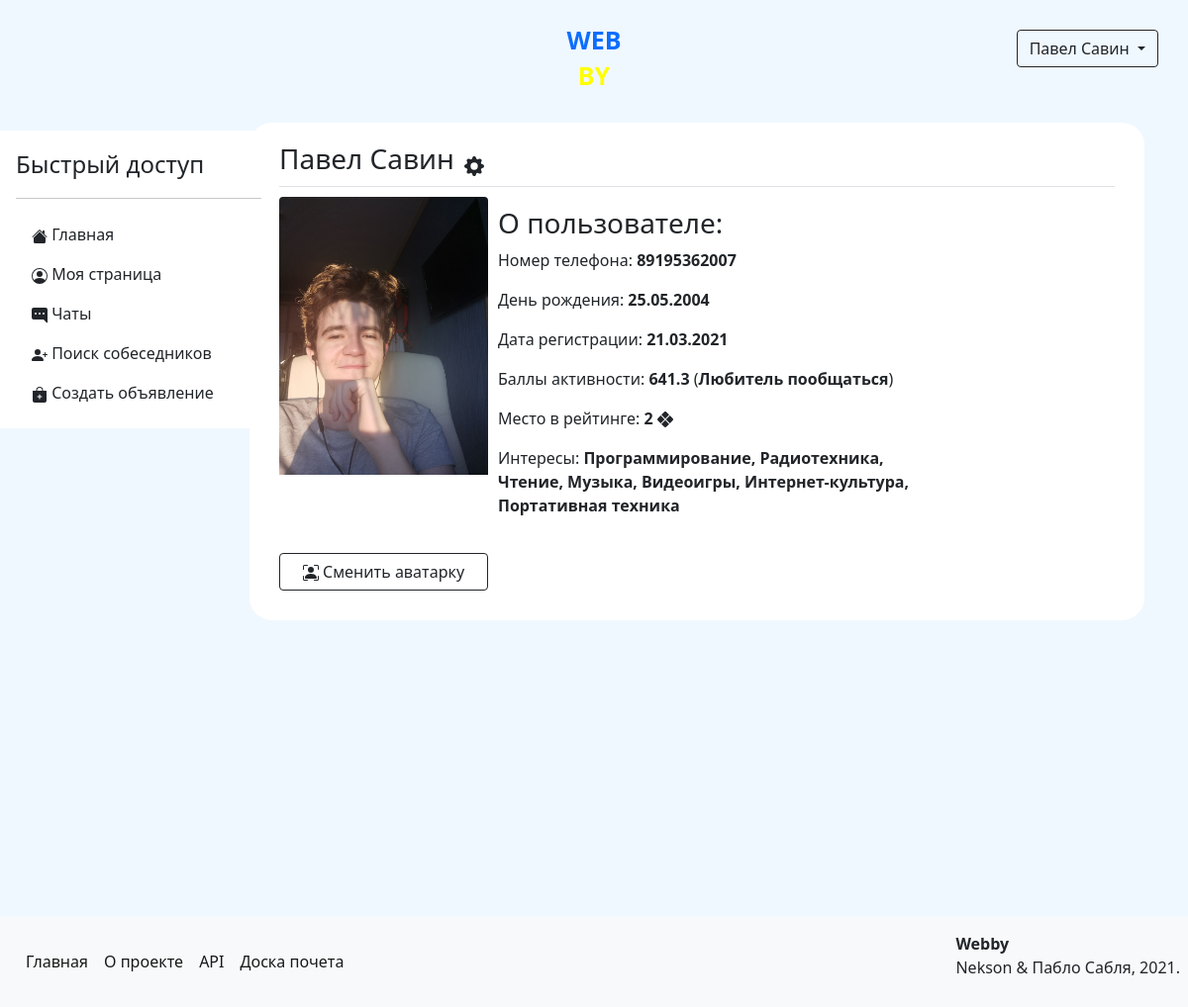
The page /profile/3 (signed in) on the database as committed earlier.
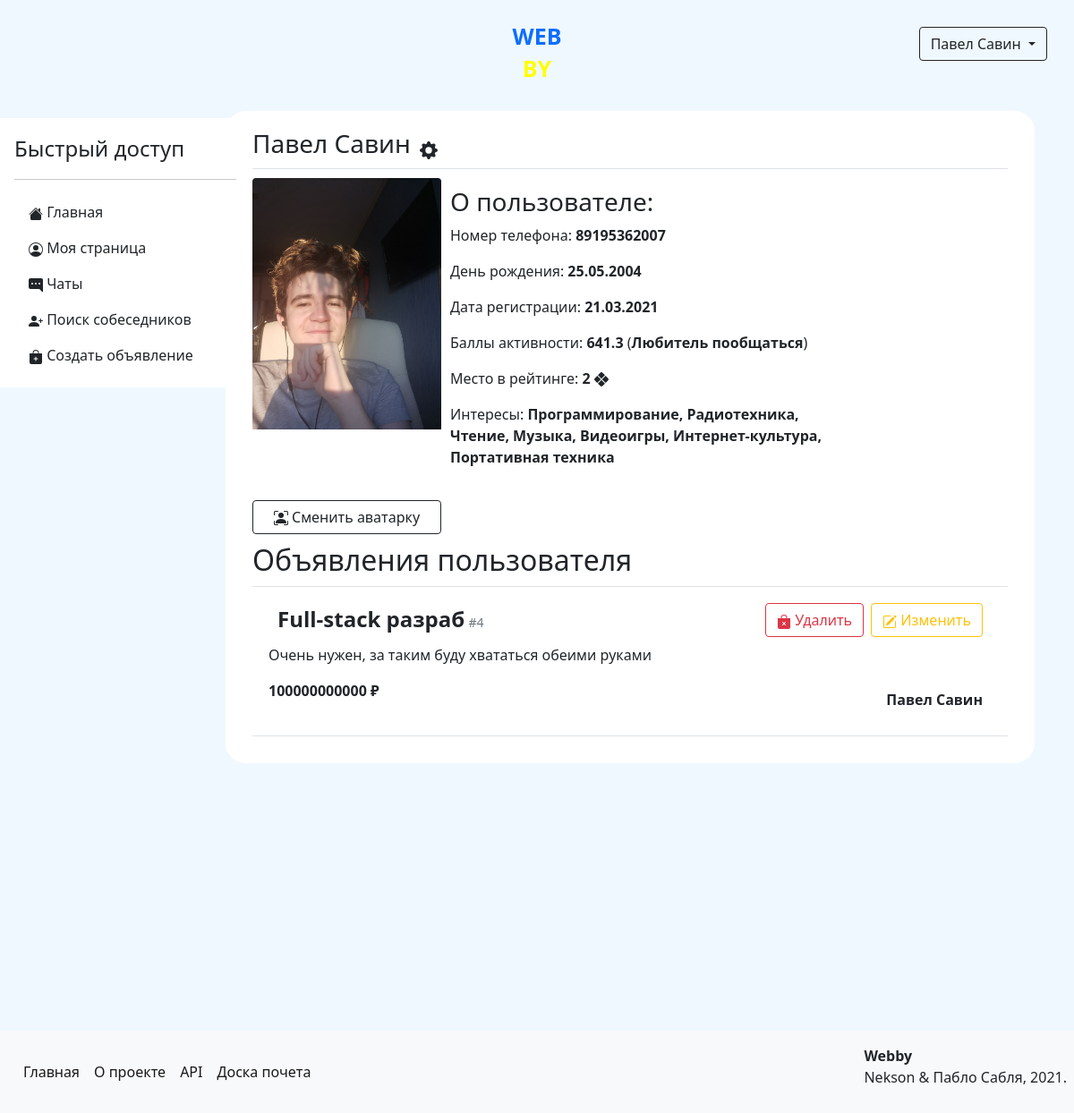
The same page on the database as committed later.
### data/models/user.py (models this page shows, shortened)
class User(SqlAlchemyBase, UserMixin, SerializerMixin):
    __tablename__ = 'users'
    serialize_rules = ('-advertisements',)
    id = Column(Integer, autoincrement=True, primary_key=True)
    name = Column(Unicode)
    surname = Column(Unicode)
    birthday = Column(DateTime)
    email = Column(String, unique=True)
    phone_number = Column(String, unique=True)
    hashed_password = Column(String)
    registration_time = Column(DateTime, default=datetime.now)
    rating = Column(Integer, default=0)
    rank_id = Column(Integer, ForeignKey('ranks.id'))
    admin = Column(Boolean, default=0)
    advertisements = relationship('Advertisement', back_populates='author')
    interests = relationship('Interest', secondary='users_to_interests', backref='users')
    rank = relationship('Rank')

### data/models/ranks.py (models this page shows)
class Rank(SqlAlchemyBase, SerializerMixin):
    __tablename__ = 'ranks'
    id = Column(Integer, primary_key=True, autoincrement=True)
    title = Column(String)

### data/models/interests.py (models this page shows)
class Interest(SqlAlchemyBase, SerializerMixin):
    __tablename__ = 'interests'
    serialize_rules = ('-advertisements', '-users')
    id = Column(Integer, primary_key=True, autoincrement=True)
    title = Column(Unicode, nullable=True)

### data/models/advertisements.py (models this page shows, shortened)
class Advertisement(SqlAlchemyBase, SerializerMixin):
    __tablename__ = 'advertisements'
    serialize_rules = ('-author.email', '-author.rating', '-author.hashed_password', '-author.registration_time',
                       '-author.admin', '-author.interests')
    id = Column(Integer, primary_key=True, autoincrement=True)
    title = Column(String)
    author_id = Column(Integer, ForeignKey('users.id'))
    created_at = Column(DateTime, default=datetime.now)
    price = Column(Integer)
    content_id = Column(Integer, ForeignKey('contents.id'))
    author = relationship('User', back_populates='advertisements')
    content = relationship('Content')
    interests = relationship('Interest', secondary='advertisements_to_interests', backref='advertisements')

### data/models/content.py (models this page shows)
class Content(SqlAlchemyBase, SerializerMixin):
    __tablename__ = 'contents'
    id = Column(Integer, autoincrement=True, primary_key=True)
    content = Column(Text)

### main.py (the view)
@app.route('/profile/<int:user_id>')
@login_required
def show_profile(user_id):
    session = create_session()
    user = session.query(User).filter(User.id == user_id).first()
    all_users = session.query(User).order_by(User.rating.desc())
    position = 1
    for i in all_users:
        if i.id == user.id:
            break
        position += 1
    pic = session.query(Avatar).filter(Avatar.refers_to == user_id).first()
    if pic:
        profile_pic = url_for('static', filename=f"avatars/{pic.link}")
    else:
        profile_pic = url_for('static', filename='avatars/anon.png')
    return render_template('profile.html', user=user, pic=profile_pic, today=datetime.datetime.now(), position=position)

### data/db_session.py (called while the page is built)
def create_session() -> Session:
    global __factory
    return __factory()

### main.py (called while the page is built)
@login_manager.user_loader
def load_user(user_id):
    session = create_session()
    return session.query(User).get(user_id)

### templates/profile.html (shortened to what this page needs)
{% extends "base.html" %}
{% block content %}
<form class="clearfix">
    <div class="clearfix">
        <div class="clearfix border-bottom">
            <h3 class="float-start">{{ user.name }} {{ user.surname }}</h3>
            {% if user.id == current_user.id %}
                <a class="float-start link-dark" href="/profile/{{ current_user.id }}/settings">
                    <div>
                    </div>
                </a>
            {% endif %}
        </div>
        <div class="clearfix">
            <img src="{{ pic }}" class="profile-pic rounded-top w-25 h-25 float-start" alt="Упс! Аватарка не найдена!">
            <div class="float-start w-50">
                <h3>О пользователе:</h3>
                <p>Номер телефона: <b>{{ user.phone_number }}</b></p>
                <p>День рождения: <b>{{ user.birthday.strftime('%d.%m.%Y') }}</b></p>
                <p>Дата регистрации: <b>{{ user.registration_time.strftime('%d.%m.%Y') }}</b></p>
                <p>Баллы активности: <b>{{ user.rating }}</b> (<b>{{ user.rank.title }}</b>)</p>
                <a class="text-reset" href="/top">
                    <p>
                    Место в рейтинге: <b>{{ position }}</b>
                    </p>
                </a>
                {% if user.interests %}
                    <p>Интересы:
                        {% for i in user.interests %}
                        <b>{{ i.title }}{% if not loop.last %},{% endif %}</b>
                        {% endfor %}
                    </p>
                {% endif %}
            </div>
        </div>
        <div>
            {% if user.id == current_user.id %}
                <a class="btn btn-outline-dark w-25 rounded-bottom" href="/profile/{{ current_user.id }}/avatar">
                    Сменить аватарку
                </a>
            {% endif %}
        </div>
        {% if user.advertisements %}
        <div class="clearfix">
            <h2 class="float-right d-inline">Объявления пользователя</h2>
        </div>
        {% endif %}
        {% for ad in user.advertisements %}
            <div class="p-2 border-top border-bottom">
                <div class="clearfix">
                    <div>
                        <span>
                            <b class="fs-4">{{ ad.title }}</b>
                            <small class="text-secondary">#{{ ad.id }}</small>
                        </span>
                        {% if current_user == ad.author %}
                            <a href="/advertisements/{{ ad.id }}/edit" class="btn btn-outline-warning float-end">
                                Изменить
                            </a>
                            <a href="/advertisements/{{ ad.id }}/delete" class="btn btn-outline-danger me-2 float-end">
                                Удалить
                            </a>
                        {% endif %}
                    </div>
                    <p>{{ ad.content.content }}</p>
                    <b>{{ ad.price }} ₽</b>
                    <div class="float-end">
                        <a href="/profile/{{ ad.author.id }}" class="text-reset"><b>{{ ad.author.name }} {{ ad.author.surname }}</b></a>
                    </div>
                </div>
            </div>
        {% endfor %}
    </div>
</form>
{% endblock %}

### templates/base.html (shortened to what this page needs)
<!DOCTYPE html>
<html lang="en">
<head>
    <link rel="stylesheet" href="/static/css/style.css">
    <link rel="stylesheet" href="https://cdn.jsdelivr.net/npm/bootstrap@5.0.0-beta1/dist/css/bootstrap.min.css"
>
</head>
<body>
<div class="header clearfix">
    {% if current_user.is_authenticated %}
        <div class="dropdown float-end">
            <button class="btn btn-outline-dark dropdown-toggle" type="button" id="dropdownMenuButton" data-toggle="dropdown" aria-haspopup="true" aria-expanded="false">
                {{ current_user.name }} {{ current_user.surname }}
            </button>
        </div>
    {% endif %}
    <div class="logo">
        <a href="/">
            <p class="text-primary">WEB</p>
            <p class="yellow">BY</p>
        </a>
    </div>
</div>
{% if current_user.is_authenticated %}
        <div class="d-flex flex-column p-3 bg-white" style="width: 280px; position: fixed; border-radius: 0 10px 10px 0; margin-left: 0px;">
            <span class="fs-4">Быстрый доступ</span>
              <hr>
            <ul class="nav nav-pills flex-column mb-auto">
                <li class="nav-item">
                  <a href="/" class="nav-link link-dark">
                      Главная
                  </a>
                </li>
                <li>
                  <a href="/profile/{{ current_user.id }}" class="nav-link link-dark">
                      Моя страница
                  </a>
                </li>
                <li>
                  <a href="/conversations" class="nav-link link-dark">
                    Чаты
                  </a>
                </li>
                  <li>
                      <a href="/search" class="nav-link link-dark">
                          Поиск собеседников
                      </a>
                  </li>
                <li>
                    <a href="/advertisements/create" class="nav-link link-dark">
                        Создать объявление
                    </a>
                </li>
              </ul>
        </div>
{% endif %}
<main role="main" class="container clearfix" {% if current_user.is_authenticated %}style="padding-left: 220px;"{% endif %}>
    {% block content %}{% endblock %}
</main>
<footer class="clearfix p-2 bg-light">
    <span class="fs-6 float-end mt-2"><b>Webby</b><br>Nekson & Пабло Сабля, 2021.</span>
    <nav class="navbar navbar-expand-lg navbar-light">
        <div class="collapse navbar-collapse" id="navbarSupportedContent">
          <ul class="navbar-nav me-auto mb-2 mb-lg-0">
            <li class="nav-item">
              <a class="nav-link active" href="/">Главная</a>
            </li>
            <li class="nav-item">
              <a class="nav-link active" href="/info">О проекте</a>
            </li>
            <li class="nav-item">
              <a class="nav-link active" href="/api">API</a>
            </li>
            <li class="nav-item">
                <a class="nav-link active" href="/top">Доска почета</a>
            </li>
          </ul>
        </div>
    </nav>
</footer>
</body>
</html>

### static/css/style.css (style rules this page uses)
body { background-color: aliceblue !important; }
.logo { text-align: center; margin-left: auto; margin-right: auto; margin-top: 10px; margin-bottom: 10px; max-width: 150px; font-size: 25px; font-weight: 700; line-height: 20px; }
a { text-decoration: none !important; }
.header { background-color: aliceblue; margin-bottom: 10px; padding: 10px; }
.yellow { color: yellow; }
div { margin: 10px; }
form { margin-left: auto; margin-right: auto; background-color: white; border: solid 2px aliceblue; border-radius: 25px; padding: 10px; }
footer { margin-top: 297px }

Rows that differ between the two databases and show on the page:
added Advertisement: title "Full-stack разраб", id "4", content.content "Очень нужен, за таким буду хвататься обеими руками", price "100000000000", author.name "Павел", author.surname "Савин"
Other text that changed with them:
text now shown: "Объявления пользователя"
